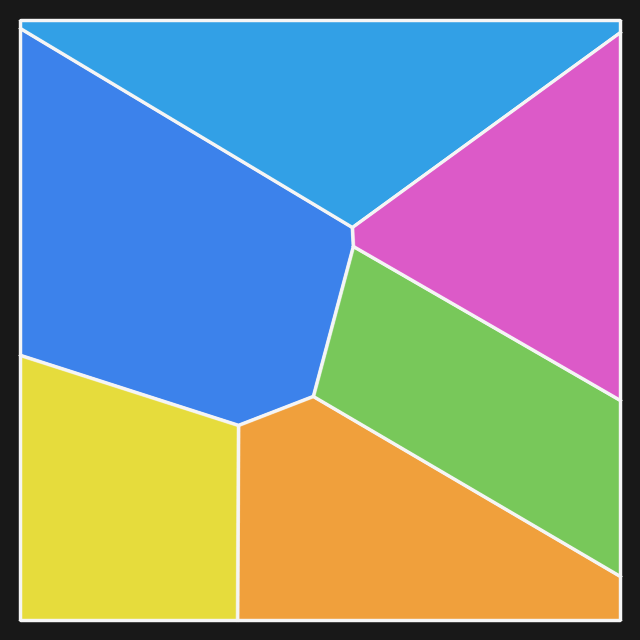
#> input picture 纹理拼合/示例_不规则/assembled.png, 640 x 640 px
$ python show_poly_solve.py
#> lines starting #> are read from the running program, lines starting #| are printed output that depends on the picture
"""把 jigsaw_poly_solve.py 的结果摆正并生成「散落 | 复原 | 原图」对比图。"""
import sys
import pathlib

import cv2
import numpy as np

BASE = pathlib.Path("拼图还原项目/svg_tool/test_out")
SRC = BASE / (sys.argv[1] if len(sys.argv) > 1 else "poly_solve")


def rd(p):
    return cv2.imdecode(np.fromfile(str(p), np.uint8), cv2.IMREAD_COLOR)
#> returned value is the input picture: shape (640, 640, 3); mean B, G, R 145.5, 145.2, 132.4


def wr(p, im):
    cv2.imencode(".png", im)[1].tofile(str(p))


def order_pts(b):
    s = b.sum(1); d = np.diff(b, axis=1).ravel()
    return np.array([b[np.argmin(s)], b[np.argmin(d)], b[np.argmax(s)], b[np.argmax(d)]], np.float32)


def upright(asm, S=760):
#> called with S = 760
    g = cv2.cvtColor(asm, cv2.COLOR_BGR2GRAY)
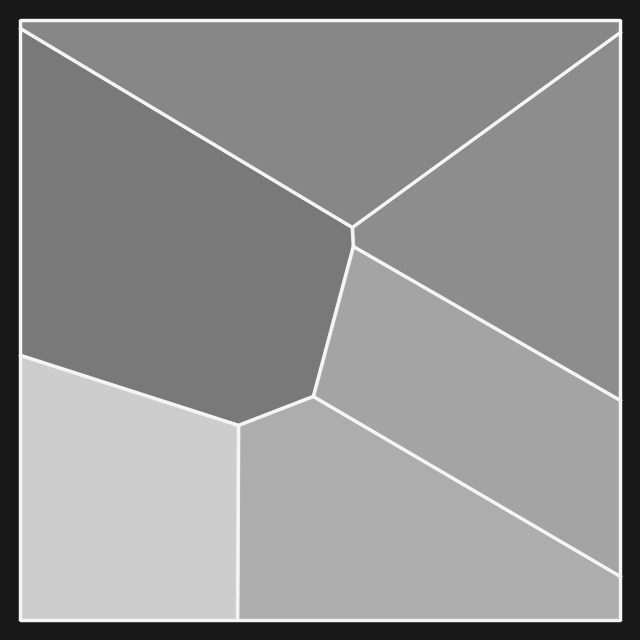
#> g: shape (640, 640); min 24, max 245, mean 141.5
    ys, xs = np.where(g > 12)
    if len(xs) < 10:
        return cv2.resize(asm, (S, S))
    rect = cv2.minAreaRect(np.column_stack([xs, ys]).astype(np.float32))
#> rect = ((319.5, 319.5), (639, 639), -90)
    box = cv2.boxPoints(rect)
#> box = [[639, 639], [-1.96e-14, 639], [0, 0], [639, 0]]
    src = order_pts(box)
#> in order_pts, `s = b.sum(1)`: s = [1278, 639, 0, 639]
#> in order_pts, `d = np.diff(b, axis=1).ravel()`: d = [0, 639, 0, -639]
#> src = [[0, 0], [639, 0], [639, 639], [-1.96e-14, 639]]
    dst = np.float32([[0, 0], [S, 0], [S, S], [0, S]])
    M = cv2.getPerspectiveTransform(src, dst)
#> M = [[1.19, 3.64e-17, 0], [0, 1.19, 0], [0, 4.79e-20, 1]]
    return cv2.warpPerspective(asm, M, (S, S))
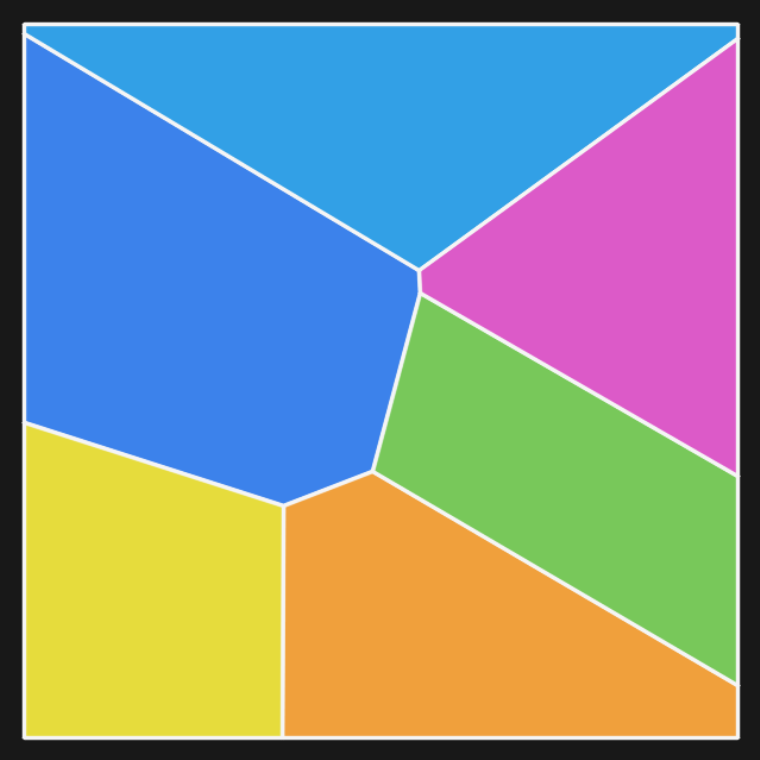
#> returned value: shape (760, 760, 3); mean of channels 0, 1, 2 145.9, 145.6, 132.7; drawn as B, G, R


def main():
    asm = rd(SRC / "assembled.png")
    up = upright(asm)
    orig = cv2.resize(rd(BASE / "letter_h5.png"), (760, 760), interpolation=cv2.INTER_AREA)
    # 从 4 个旋转里挑最贴原图的那一版（消除整体朝向歧义）
    best, bestd = up, 1e9
    for k in range(4):
        cand = np.rot90(up, k).copy()
        d = np.abs(cv2.cvtColor(cand, cv2.COLOR_BGR2GRAY).astype(np.int16) -
                   cv2.cvtColor(orig, cv2.COLOR_BGR2GRAY).astype(np.int16)).mean()
        if d < bestd:
            bestd, best = d, cand
    wr(SRC / "assembled_upright.png", best)
    print("复原图 vs 原图 平均灰度差 =", round(float(bestd), 2), "(越小越像)")

    scat = cv2.resize(rd(SRC / "scattered.png"), (760, 760), interpolation=cv2.INTER_AREA)
    S = 760; GAP = 16; TOP = 64
    W = S * 3 + GAP * 4; H = TOP + S + GAP * 2
    cv = np.full((H, W, 3), 20, np.uint8)

    def txt(t, o, sc, col, th=1):
        cv2.putText(cv, t, o, cv2.FONT_HERSHEY_SIMPLEX, sc, col, th, cv2.LINE_AA)

    txt("Polygon-jigsaw solver: 60 pieces, arbitrary rotation -> reassembled", (GAP + 2, 26), 0.62, (120, 245, 210), 2)
    txt("LEFT: scattered input     MIDDLE: reassembled (solver)     RIGHT: original letter", (GAP + 2, 50), 0.5, (160, 160, 172), 1)
    y0 = TOP
    for i, (img, lab) in enumerate([(scat, "SCATTERED (60)"), (best, "REASSEMBLED"), (orig, "ORIGINAL")]):
        x = GAP + i * (S + GAP)
        cv[y0:y0 + S, x:x + S] = img
        cv2.rectangle(cv, (x, y0), (x + S, y0 + S), (70, 70, 80), 1)
        txt(lab, (x + 8, y0 + 24), 0.6, (255, 255, 255), 1)
    out = BASE / "poly_solve_compare.png"
    wr(out, cv)
    print("saved", out, cv.shape)
    import os
    os.startfile(os.path.abspath(str(out)))


if __name__ == "__main__":
#> (the run stopped early here; a loop or call above may not have finished)
